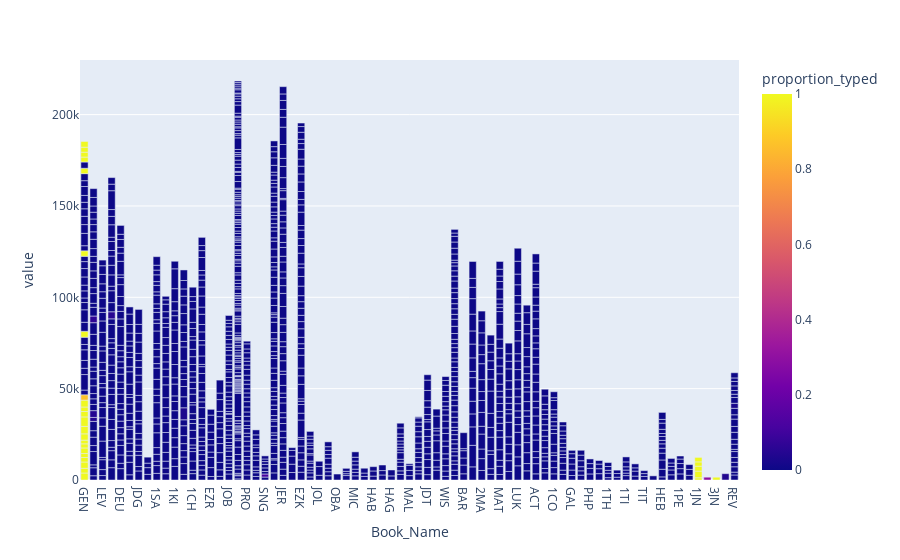

The notebook cell this image was saved under:
### Markdown cell above
The following chart shows both books (as bars) and chapters (as sections of these bars). These sections are also color coded by the proportion of each chapter that has been typed.

### Code cell
fig_characters_typed_in_each_book_and_chapter = px.bar(
df_characters_typed_by_book_and_chapter, x = 'Book_Name', y = [
    'Characters'], color = 'proportion_typed')
fig_characters_typed_in_each_book_and_chapter.write_html(
    'Analyses/characters_typed_by_book_and_chapter.html')
fig_characters_typed_in_each_book_and_chapter.write_image(
    'Analyses/characters_typed_by_book_and_chapter.png', 
    width = 1920, height = 1080, engine = 'kaleido', scale = 2)
fig_characters_typed_in_each_book_and_chapter

### Figure 1 — Plotly figure (JSON) as saved in the notebook; plotly's stock layout.template omitted (floating-point values rounded to 4 significant figures; data arrays with more than 128 entries replaced by an {"elided": "..."} marker saying what was removed)
{"data": [{"alignmentgroup": "True", "hovertemplate": "Book_Name=%{x}<br>value=%{y}<br>proportion_typed=%{marker.color}<extra></extra>", "legendgroup": "", "marker": {"color": {"elided": "1328 float values"}, "coloraxis": "coloraxis", "pattern": {"shape": ""}}, "name": "", "offsetgroup": "", "orientation": "v", "showlegend": false, "textposition": "auto", "type": "bar", "x": {"elided": "1328 str values"}, "xaxis": "x", "y": {"elided": "1328 int values"}, "yaxis": "y"}], "layout": {"barmode": "relative", "coloraxis": {"colorbar": {"title": {"text": "proportion_typed"}}, "colorscale": [[0, "#0d0887"], [0.1111, "#46039f"], [0.2222, "#7201a8"], [0.3333, "#9c179e"], [0.4444, "#bd3786"], [0.5556, "#d8576b"], [0.6667, "#ed7953"], [0.7778, "#fb9f3a"], [0.8889, "#fdca26"], [1, "#f0f921"]]}, "legend": {"tracegroupgap": 0}, "margin": {"t": 60}, "xaxis": {"anchor": "y", "domain": [0, 1], "title": {"text": "Book_Name"}}, "yaxis": {"anchor": "x", "domain": [0, 1], "title": {"text": "value"}}}}
